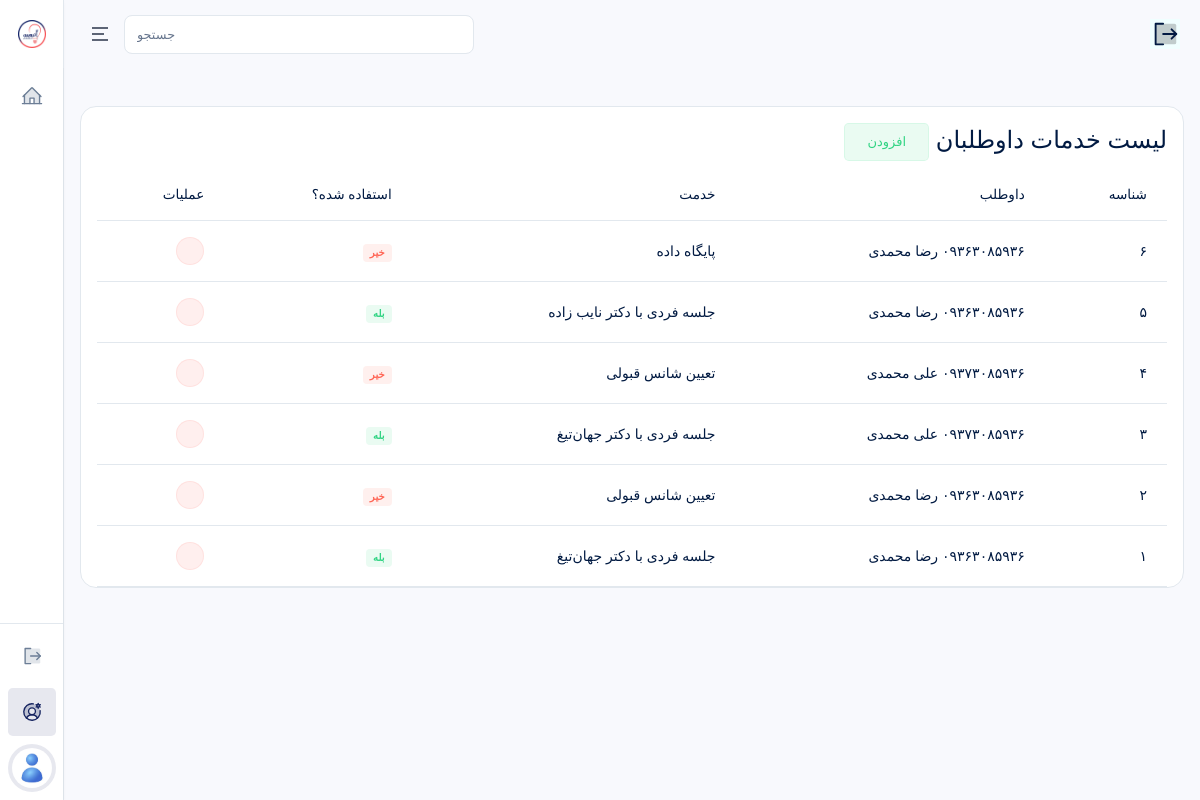
Page /accounts/admins/service-to-students/ (signed in) on the committed database.
### payments/models.py (models this page shows)
class ServiceToStudent(models.Model):
    service = models.CharField(
        max_length=1,
        verbose_name="کد خدمت"
    )
    student = models.ForeignKey(
        Student,
        on_delete=models.CASCADE,
        related_name="student_to_services",
        verbose_name="داوطلب"
    )
    is_used = models.BooleanField(default=False)
    @property
    def service_name(self):
        return dict(Package.SERVICE_CHOICES).get(self.service, "-")
    class Meta:
        verbose_name = "خدمت به داوطلب"
        verbose_name_plural = "خدمت ها به داوطلبان"
        ordering = ["-id"]

### accounts/models.py (models this page shows, shortened)
class Student(models.Model):
    user = models.OneToOneField(User, on_delete=models.CASCADE, related_name="user_student", verbose_name="کاربر")
    a_completed = models.BooleanField(default=False)
    b_completed = models.BooleanField(default=False)
    def __str__(self):
        return f"{self.user.mobile} {self.user.get_full_name()}"
    class Meta:
        verbose_name = "داوطلب"
        verbose_name_plural = "داوطلبان"
        ordering = ["-id"]

class User(AbstractUser):
    ROLE_CHOICES = (
        ("super_admin", "مدیرکل"),
        ("supervisor", "ناظر"),
        ("consultant", "مشاور"),
        ("student", "داوطلب"),
    )
    role = models.CharField(max_length=30, choices=ROLE_CHOICES, verbose_name="نقش")
    mobile = models.CharField(max_length=15, blank=True, unique=True, verbose_name="شماره موبایل")
    avatar = models.ImageField(upload_to="avatars/", blank=True, null=True, verbose_name="تصویر پروفایل")
    is_suspended = models.BooleanField(default=False, verbose_name="تعلیق شده")
    suspension_reason = models.TextField(blank=True, verbose_name="دلیل تعلیق")
    is_limited = models.BooleanField(default=False, verbose_name="دسترسی محدود (برای مدیرکل)")
    class Meta:
        verbose_name = "کاربر"
        verbose_name_plural = "کاربران"
        ordering = ["-id"]

### accounts/views.py (the view)
# urls.py: path("admins/service-to-students/", ServiceToStudentListView.as_view(), name="service_to_student_list"),
class ServiceToStudentListView(RoleRequiredMixin, SuperAdminSidebarContextMixin, ListView):
    allowed_roles = ["super_admin"]
    model = ServiceToStudent
    template_name = "accounts/admins/service_to_student_list.html"
    context_object_name = "service_to_students"

### accounts/mixins.py (called while the page is built)
    def get_context_data(self, **kwargs):
        context = super().get_context_data(**kwargs)
        context.update({
            "PlansIntroductionCreated": PlansIntroduction.objects.first(),
            "CounselingIntroductionCreated": CounselingIntroduction.objects.first(),
            "EstimationIntroductionCreated": EstimationIntroduction.objects.first(),
            "ChoiceIntroductionCreated": ChoiceIntroduction.objects.first(),
            "LiveIntroductionCreated": LiveIntroduction.objects.first(),
            "AboutUsIntroductionCreated": AboutUsIntroduction.objects.first(),
            "DataIntroductionCreated": DataIntroduction.objects.first(),
        })
        return context

    def test_func(self):
        return (
            self.request.user.is_authenticated and
            self.request.user.role in self.allowed_roles and
            not self.request.user.is_suspended
        )

### pages/views.py (called while the page is built, shortened)
def global_context(request):
    has_database_service = False
    wallet = False
    nayeb_link = Consultant.objects.filter(
        user__last_name="نایب زاده"
    ).first()
    try:
        nayeb_consultant_open = User.objects.filter(id=73).first().user_consultant.show_schedules
        jahan_consultant_open = User.objects.filter(id=74).first().user_consultant.show_schedules
    except:
        nayeb_consultant_open = False
        jahan_consultant_open = False
    return {
        "has_database_service": has_database_service,
        "nayeb_link": nayeb_link,
        "wallet": wallet,
        "nayeb_consultant_open": nayeb_consultant_open,
        "jahan_consultant_open": jahan_consultant_open,
    }

### templates/accounts/admins/service_to_student_list.html (shortened to what this page needs)
{% extends 'bases/dashboard.html' %}
{% load static %}
{% block content %}
<div class="table-responsive" dir="rtl">
    <div class="card-header justify-content-between">
        <div class="card-title">
            <h4>
                لیست خدمات داوطلبان
                <a href="{% url 'service_to_student_add' %}">
                    <span class="btn btn-success-transparent">افزودن</span>
                </a>
            </h4>
        </div>
    </div>
    <table class="table text-nowrap table-hover">
        <thead>
            <tr>
                <th scope="col">شناسه</th>
                <th scope="col">داوطلب</th>
                <th scope="col">خدمت</th>
                <th scope="col">استفاده شده؟</th>
                <th scope="col">عملیات</th>
            </tr>
        </thead>
        <tbody>
            {% for service_to_student in service_to_students %}
            <tr>
                <td>
                    {{ service_to_student.id }}
                </td>
                <td>
                    {{ service_to_student.student }}
                </td>
                <td>
                    {{ service_to_student.service_name }}
                </td>
                <td>
                    {% if service_to_student.is_used %}
                    <span class="badge bg-success-transparent">بله</span>
                    {% else %}
                    <span class="badge bg-danger-transparent">خیر</span>
                    {% endif %}
                </td>
                <td>
                    <a href="{% url 'service_to_student_delete' service_to_student.id %}" class="btn btn-icon btn-sm btn-danger-transparent rounded-pill">
                        <i class="ri-delete-bin-line"></i>
                    </a>
                </td>
            </tr>
            {% empty %}
            <tr>
                <td colspan="5" style="text-align: center;">
                    موردی یافت نشد.
                </td>
            </tr>
            {% endfor %}
        </tbody>
    </table>
</div>
{% endblock %}

### rows in the picture
ServiceToStudent: id "۶", student "۰۹۳۶۳۰۸۵۹۳۶ رضا محمدی", service_name "پایگاه داده", is_used "خیر"
ServiceToStudent: id "۵", student "۰۹۳۶۳۰۸۵۹۳۶ رضا محمدی", service_name "جلسه فردی با دکتر نایب زاده", is_used "بله"
ServiceToStudent: id "۴", student "۰۹۳۷۳۰۸۵۹۳۶ علی محمدی", service_name "تعیین شانس قبولی", is_used "خیر"
ServiceToStudent: id "۳", student "۰۹۳۷۳۰۸۵۹۳۶ علی محمدی", service_name "جلسه فردی با دکتر جهان‌تیغ", is_used "بله"
ServiceToStudent: id "۲", student "۰۹۳۶۳۰۸۵۹۳۶ رضا محمدی", service_name "تعیین شانس قبولی", is_used "خیر"
ServiceToStudent: id "۱", student "۰۹۳۶۳۰۸۵۹۳۶ رضا محمدی", service_name "جلسه فردی با دکتر جهان‌تیغ", is_used "بله"
